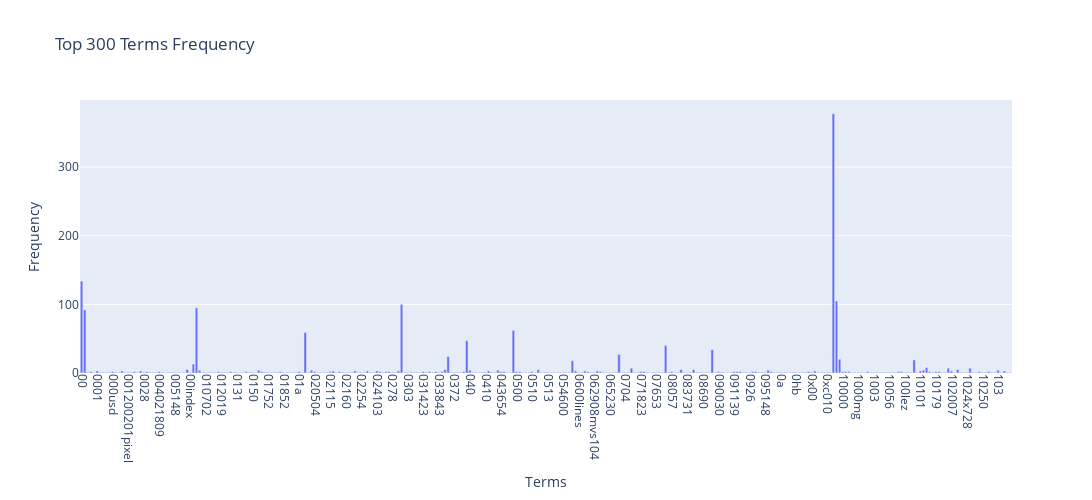

This figure's notebook cell:
### Markdown cell above
### >>> **Exercise 12 (take home):**
If you want a nicer interactive visualization here, I would encourage you try to install and use plotly to achieve this.

### Code cell
import numpy as np
import plotly.express as px

# compute term frequencies across all documents
term_frequencies = np.asarray(X_counts.sum(axis=0)).ravel()

top_k = 300 # pick top 300 for better useability. can be chnaged as needed
terms = count_vect.get_feature_names_out()[:top_k]
freqs = term_frequencies[:top_k]

# interactive barplot
fig = px.bar(
    x=terms,
    y=freqs,
    labels={'x': 'Terms', 'y': 'Frequency'},
    title="Top 300 Terms Frequency"
)

fig.update_layout(xaxis_tickangle=90, width=1200, height=500)
fig.show()

### Figure 1 — Plotly figure (JSON) as saved in the notebook; plotly's stock layout.template omitted (floating-point values rounded to 4 significant figures; data arrays with more than 128 entries replaced by an {"elided": "..."} marker saying what was removed)
{"data": [{"hovertemplate": "Terms=%{x}<br>Frequency=%{y}<extra></extra>", "legendgroup": "", "marker": {"color": "#636efa", "pattern": {"shape": ""}}, "name": "", "orientation": "v", "showlegend": false, "textposition": "auto", "type": "bar", "x": {"elided": "300 str values"}, "xaxis": "x", "y": {"elided": "300 int values"}, "yaxis": "y"}], "layout": {"barmode": "relative", "height": 500, "legend": {"tracegroupgap": 0}, "title": {"text": "Top 300 Terms Frequency"}, "width": 1200, "xaxis": {"anchor": "y", "domain": [0, 1], "tickangle": 90, "title": {"text": "Terms"}}, "yaxis": {"anchor": "x", "domain": [0, 1], "title": {"text": "Frequency"}}}}
